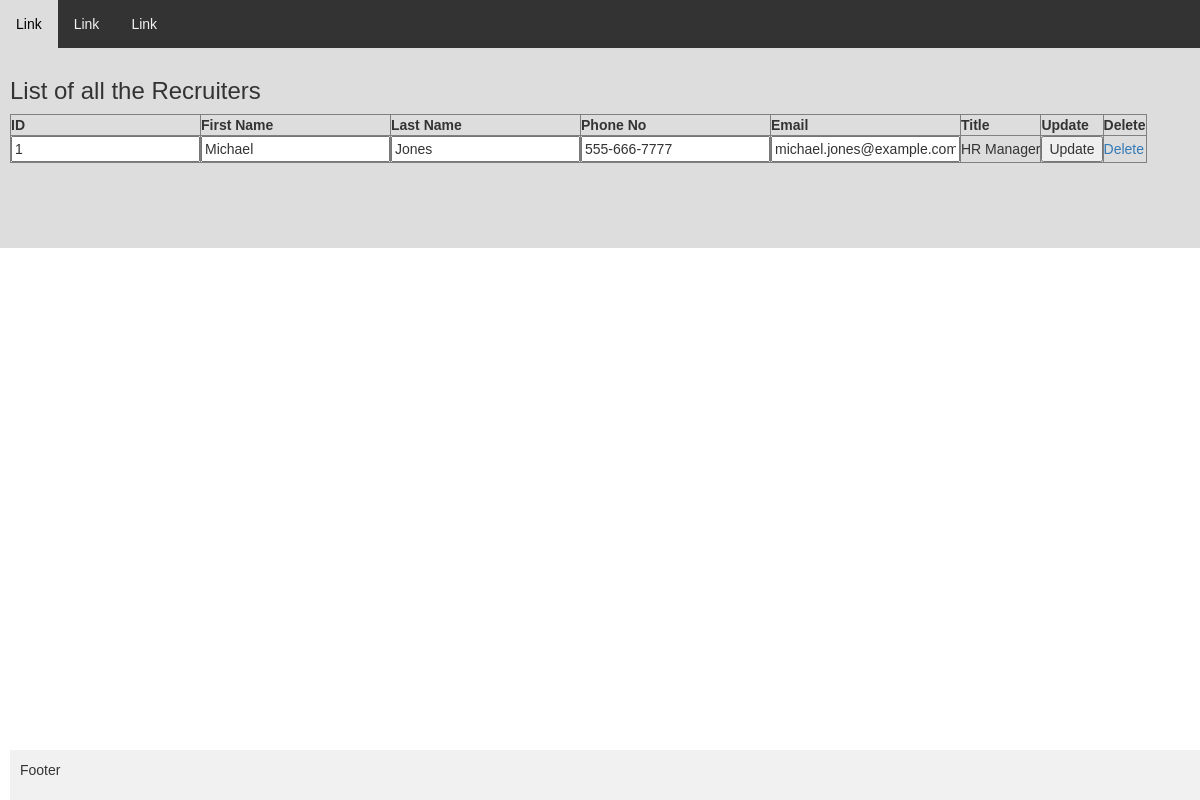
The page /recruiter/Update.php?id=1 on the database its author committed.
### tables this page shows
create table employee (
	emp_id int auto_increment,
    first_name varchar(40),
    middle_name varchar(40),
    last_name varchar(40),
    phone_number varchar(20),
    email_id varchar(40),
    position_name varchar(40),
    primary key (emp_id)
);

### recruiter/Update.php (the view, shortened to what this page needs)
<?php include '../header.php'; ?>
<div class="content">
<h3>List of all the Recruiters</h3>
<table border="1px solid black">
<thead>
<th>ID</th>
<th>First Name</th>
<th>Last Name</th>
<th>Phone No</th>
<th>Email</th>
<th>Title</th>
<th>Update</th>
<th>Delete</th>
</thead>
<?php
$parameterValue = $_GET['id'];
$sql = "SELECT * FROM employee where emp_id=".$parameterValue;
$result = $conn->query($sql);
if ($result->num_rows > 0) {
    while ($row = $result->fetch_assoc()) {
        echo "<tr><form action='UpdateFunc.php' method='get'>";
        echo "<td> <input name='emp_id' value='".$row["emp_id"]."' readonly='true' /></td>";
        echo "<td> <input name='first_name' value='".$row["first_name"]."' /> </td>";
        echo "<td> <input name='last_name' value='".$row["last_name"]."' /> </td>";
        echo "<td> <input name='phone_number' value='".$row["phone_number"]."' /> </td>";
        echo "<td> <input name='email_id' value='".$row["email_id"]."' /> </td>";
        echo "<td>".$row["position_name"]." </td>";
        echo "<td><input type='submit' value='Update'></td>";
        echo "<td><a href='./Delete.php?id=".$parameterValue."'>Delete</a></td>";
        echo "</form></tr>";
    }
} else {
    echo "0 results";
}
?>
</table>
<?php include '../footer.php'; ?>

### header.php (style rules this page uses)
* { box-sizing: border-box; font-family: Arial, Helvetica, sans-serif; }
body { margin: 0; font-family: Arial, Helvetica, sans-serif; }
.content { background-color: #ddd; padding: 10px; height: 200px; }

### rows shown on the page
employee: emp_id "1", first_name "Michael", last_name "Jones", phone_number "555-666-7777", email_id "michael.jones@example.com", position_name "HR Manager"
